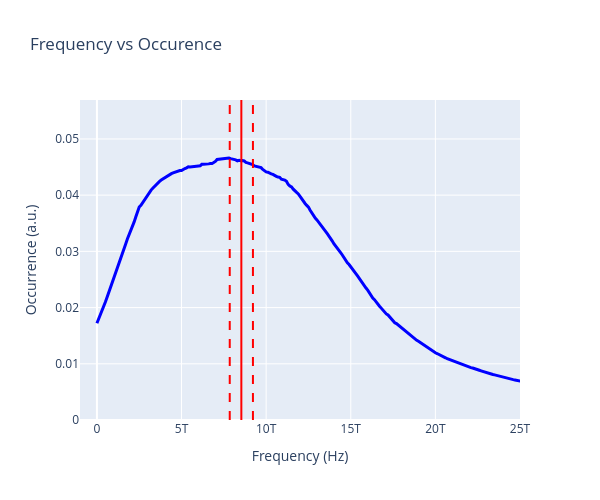

Here is the notebook cell this chart was saved with:
### Code cell
diff_trajectory.plot_frequency_vs_occurence()

### Figure 1 — Plotly figure (JSON) as saved in the notebook; plotly's stock layout.template omitted (floating-point values rounded to 4 significant figures; data arrays with more than 128 entries replaced by an {"elided": "..."} marker saying what was removed)
{"data": [{"line": {"color": "blue", "width": 3}, "mode": "lines", "showlegend": false, "type": "scatter", "x": {"elided": "2501 float values"}, "y": {"elided": "2501 float values"}}], "layout": {"height": 500, "shapes": [{"line": {"color": "red", "width": 2}, "type": "line", "x0": 8534000000000.0, "x1": 8534000000000.0, "xref": "x", "y0": 0, "y1": 1, "yref": "y domain"}, {"line": {"color": "red", "dash": "dash", "width": 2}, "type": "line", "x0": 9219000000000.0, "x1": 9219000000000.0, "xref": "x", "y0": 0, "y1": 1, "yref": "y domain"}, {"line": {"color": "red", "dash": "dash", "width": 2}, "type": "line", "x0": 7849000000000.0, "x1": 7849000000000.0, "xref": "x", "y0": 0, "y1": 1, "yref": "y domain"}], "title": {"text": "Frequency vs Occurence"}, "width": 600, "xaxis": {"range": [-1000000000000, 25000000000000], "title": {"text": "Frequency (Hz)"}}, "yaxis": {"range": [0, 0.05693], "title": {"text": "Occurrence (a.u.)"}}}}
